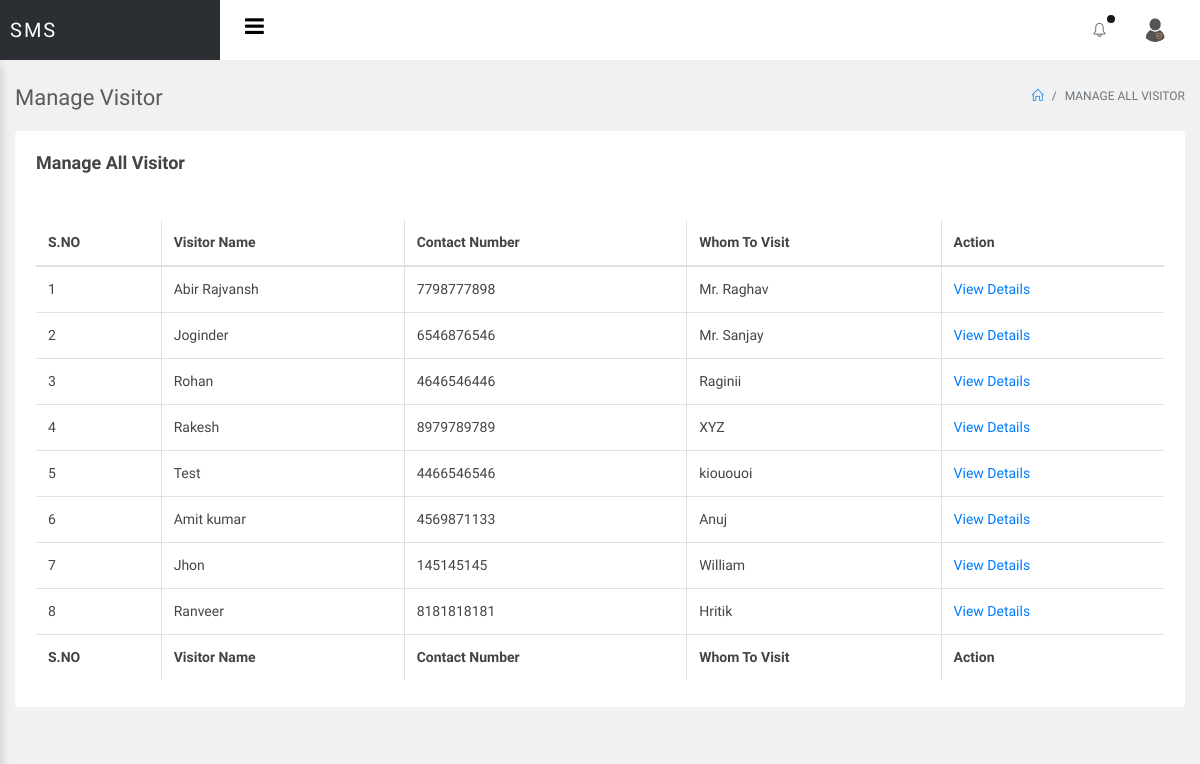
/sms/admin/manage-allvisitor.php (signed in), run on the app's committed database.
### tables this page shows
CREATE TABLE `tblvisitor` (
  `ID` int(10) NOT NULL,
  `VisitorName` varchar(200) DEFAULT NULL,
  `MobileNumber` bigint(10) DEFAULT NULL,
  `Address` mediumtext DEFAULT NULL,
  `WhomtoMeet` varchar(200) DEFAULT NULL,
  `ReasontoMeet` mediumtext DEFAULT NULL,
  `Block` varchar(50) DEFAULT NULL,
  `FlatNo` varchar(50) DEFAULT NULL,
  `EnterDate` timestamp NULL DEFAULT current_timestamp(),
  `remark` varchar(200) DEFAULT NULL,
  `outtime` timestamp NULL DEFAULT NULL ON UPDATE current_timestamp()
);

### sms/admin/manage-allvisitor.php (the view, shortened to what this page needs)
<?php
include('includes/dbconnection.php');
if (strlen($_SESSION['smsaid']==0)) {
  header('location:logout.php');
  } else{
  ?>
<!doctype html>
<html lang="en">
<head>
<link rel="stylesheet" href="../assets/vendor/bootstrap/css/bootstrap.min.css">
<link rel="stylesheet" href="../assets/vendor/animate-css/animate.min.css">
<link rel="stylesheet" href="../assets/vendor/font-awesome/css/font-awesome.min.css">
<link rel="stylesheet" href="../assets/vendor/jquery-datatable/dataTables.bootstrap4.min.css">
<link rel="stylesheet" href="../assets/vendor/jquery-datatable/fixedeader/dataTables.fixedcolumns.bootstrap4.min.css">
<link rel="stylesheet" href="../assets/vendor/jquery-datatable/fixedeader/dataTables.fixedheader.bootstrap4.min.css">
<link rel="stylesheet" href="../assets/vendor/sweetalert/sweetalert.css"/>
<link rel="stylesheet" href="assets/css/main.css">
<link rel="stylesheet" href="assets/css/color_skins.css">
</head>
<body class="theme-blue">
<div id="wrapper">
    <?php include_once('includes/header.php');?>
    <div id="main-content">
        <div class="container-fluid">
            <div class="block-header">
                <div class="row">
                    <div class="col-lg-5 col-md-8 col-sm-12">
                        <h2>Manage Visitor</h2>
                    </div>
                    <div class="col-lg-7 col-md-4 col-sm-12 text-right">
                        <ul class="breadcrumb justify-content-end">
                            <li class="breadcrumb-item"><a href="dashboard.php"><i class="icon-home"></i></a></li>
                            <li class="breadcrumb-item active">Manage All Visitor</li>
                        </ul>
                    </div>
                </div>
            </div>
            <div class="row clearfix">
                <div class="col-lg-12">
                    <div class="card">
                        <div class="header">
                            <h2>Manage All Visitor</h2>
                        </div>
                        <div class="body">
                            <div class="table-responsive">
 <table class="table table-bordered table-hover js-basic-example dataTable table-custom">
         <thead>
         <tr>
         <th>S.NO</th>
       <th>Visitor Name</th>
        <th>Contact Number</th>
        <th>Whom To Visit</th>
         <th>Action</th>
          </tr>
         </thead>
         <tbody>
                                        <?php
$sql="SELECT * from tblvisitor";
$query = $dbh -> prepare($sql);
$query->execute();
$results=$query->fetchAll(PDO::FETCH_OBJ);
$cnt=1;
if($query->rowCount() > 0)
{
foreach($results as $row)
{               ?>
                                        <tr>
                                           <td><?php echo htmlentities($cnt);?></td>
                  <td><?php  echo htmlentities($row->VisitorName);?>
                  </td>
                  <td><?php  echo htmlentities($row->MobileNumber);?></td>
                  <td><?php  echo htmlentities($row->WhomtoMeet);?></td>
                   <td> <a href="view-visitor-detail.php?editid=<?php echo htmlentities ($row->ID);?>">View Details</a></td>
                                        </tr>
                                        <?php $cnt=$cnt+1;}} ?>
                                    </tbody>
                                    <tfoot>
                                        <tr>
                                            <th>S.NO</th>
       <th>Visitor Name</th>
        <th>Contact Number</th>
        <th>Whom To Visit</th>
         <th>Action</th>
                                        </tr>
                                    </tfoot>
                                </table>
                            </div>
                        </div>
                    </div>
                </div>
              </div>
        </div>
    </div>
</div>
</body>
</html>
<?php }  ?>

### data on the page
tblvisitor: VisitorName "Abir Rajvansh", MobileNumber "7798777898", WhomtoMeet "Mr. Raghav"
tblvisitor: VisitorName "Joginder", MobileNumber "6546876546", WhomtoMeet "Mr. Sanjay"
tblvisitor: VisitorName "Rohan", MobileNumber "4646546446", WhomtoMeet "Raginii"
tblvisitor: VisitorName "Rakesh", MobileNumber "8979789789", WhomtoMeet "XYZ"
tblvisitor: VisitorName "Test", MobileNumber "4466546546", WhomtoMeet "kiououoi"
tblvisitor: VisitorName "Amit kumar", MobileNumber "4569871133", WhomtoMeet "Anuj"
tblvisitor: VisitorName "Jhon", MobileNumber "145145145", WhomtoMeet "William"
tblvisitor: VisitorName "Ranveer", MobileNumber "8181818181", WhomtoMeet "Hritik"
